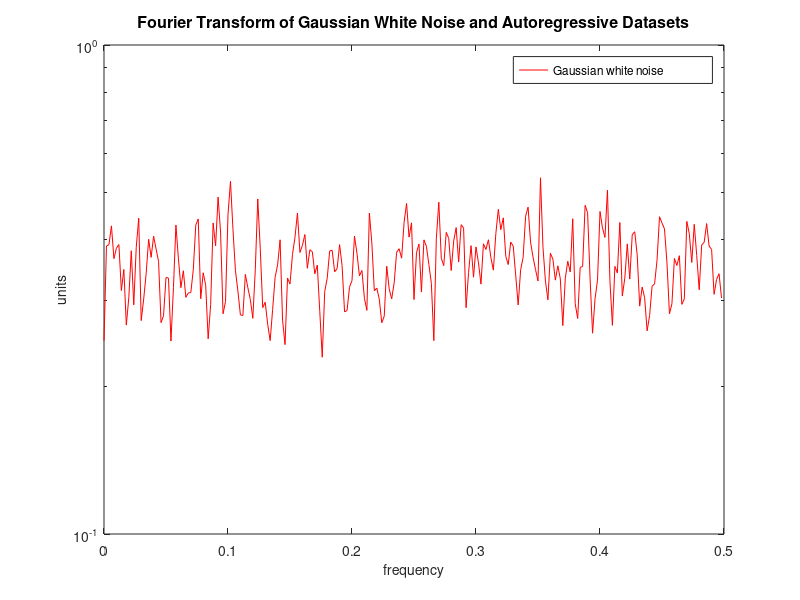

MATLAB code to generate this figure: (Note: this script raises an error after producing the figure.)
% file SIOC 221A HW 6
% 
% author Julia Dohner
%
% due date November 9, 2017

clear all; close all;

%% Evaluate whether using a 50% overlap modifies the degrees of freedom

% the issue I'm having is separating the windowing step (which in this case
% is multiplying by a hanning window) from the overlap step. I believe I
% first multiply by the window, then:
% Since the window attenuates teh impact of the edge of each segment, you
% can use segments that overlap (typically by 50%). This will give you
% (almost) twice as many segments, so instead of nu degrees of freedom, some larger
% number.
% TODO: figure out how to implement the overlapping data

% 10,000 is the number of datapoints we have
N = 500; % length of each chunk of data
M = 20; % number of segments splitting data into
%p = N/M; % datapoints per segment

%% %%%%%% Sarah's version %%%%%%

longVector = randn(N*M,1);
longVector_1 = reshape(longVector,N,M);
longVector_2 = longVector(N/2+1:length(longVector)-N/2,:);
longVector_2 = reshape(longVector_2,N,M-1);
longVector_3 = [longVector_1 longVector_2];

longVector_3 = detrend(longVector_3).*(hann(500)*ones(1,39));
longVector_3 = fft(longVector_3);
longVector_3amp = (abs(longVector_3(1:N/2+1,:)).^2)/N;
longVector_3amp = longVector_3amp(2:251,:);
longVector_3mean = mean(longVector_3amp, 2);
longVector_3mean = longVector_3mean';
frequency=(0:N/2-1)/N; % for N even

figure
semilogy(frequency,longVector_3mean, '-r')
xlabel('\fontsize{14}frequency')
ylabel('\fontsize{14}units')
title('\fontsize{16}Fourier Transform of Gaussian White Noise and Autoregressive Datasets')
legend('\fontsize{12}Gaussian white noise','Autoregressive data');


%% do this 200 times for Monte Carlo
%longVector_MC = randn(N*M,1,200);

for i=1:200
    longVector_MC(:,:,i) = randn(N*M,1); % 200 times one long vector
    longVector_MC1(:,:,i) = reshape(longVector_MC(:,:,i),N,M);
    longVector_MC2(:,:,i) = longVector_MC(N/2+1:(N*M)-N/2,:,i); % 200 times one long vector with 50% offset
    % bug in line below from dimension mismatch - how to reshape in 3d
    % matrices?
    longVector_MC2(:,:,i) = reshape(longVector_MC2(:,:,i),[N,M-1]); % 200 times reshaped vector with 50% offset
    %lonvector_MC3(:,:,i) = [longVector_MC1(:,:,i) longVector_MC2(:,:,i)];
end



%% 
%%%%%% my version %%%%%%

% create long column vector to be reshaped
longColumn = randn(N*200,1);
% creating first vector of segmented data (200 matrices of dims 500x20)
bigMatrix_1 = reshape(longColumn,p,200*M); 
% creating 50% offset matrix (room for bug on line below)
% removing first N/2 points and the last N/2 points
bigMatrix_2 = longColumn((N/2+1):length(longColumn),:); % taking values 250 onward from OG
first250 = longColumn(1:250,:);
bigMatrix_2 = [bigMatrix_2 ; first250]; % add on first 250 values of OG to the end of offset

% detrend, demean, and multiply by ones
% room for bug in ones dimensions
bigMatrix_1 = detrend(bigMatrix_1).*(hann(500)*ones(1,4000));
bigMatrix_2 = detrend(bigMatrix_2).*(hann(500)*ones(1,4000));

% compute fft of each matrix
bigMatrix_1 = fft(bigMatrix_1); 
bigMatrix_2 = fft(bigMatrix_2);

% calculate the amplitudes, include a normalization factor
bigMatrix_1amp=(abs(bigMatrix_1(1:p/2+1,:)).^2)/p; 
bigMatrix_1amp(2:p/2,:)=2*bigMatrix_1amp(2:p/2,:);
bigMatrix_1amp = bigMatrix_1amp(2:251,:); % dumping the mean
bigMatrix_2amp=(abs(bigMatrix_2(1:p/2+1,:)).^2)/p; 
bigMatrix_2amp(2:p/2,:)=2*bigMatrix_2amp(2:p/2,:);
bigMatrix_2amp = bigMatrix_2amp(2:251,:); % dumping the mean

% taking mean amplitudes across the rows
for i=1:20:4000 
    bigMatrix_1mean(:,floor(i/20)+1) = mean(bigMatrix_1amp(:,i:i+19),2);
    bigMatrix_2mean(:,floor(i/20)+1) = mean(bigMatrix_1amp(:,i:i+19),2);
end

%turn mean amplitude result into a column vector
bigMatrix_1pdf = bigMatrix_1mean(:);
bigMatrix_1pdf = sort(bigMatrix_1pdf,'descend'); 
err_low_data1 = prctile(bigMatrix_1pdf,0.025);
err_high_data1 = prctile(bigMatrix_1pdf,0.975);
ratio_monteCarlo_Gaussian1 = err_high_data1/err_low_data1;

%turn mean amplitude result into a column vector
bigMatrix_1pdf = bigMatrix_1mean(:);
bigMatrix_1pdf = sort(bigMatrix_1pdf,'descend'); 
err_low_data1 = prctile(bigMatrix_1pdf,0.025);
err_high_data1 = prctile(bigMatrix_1pdf,0.975);
ratio_monteCarlo_Gaussian1 = err_high_data1/err_low_data1;

bigMatrix_pdf_hist = histogram(bigMatrix_1pdf); %histogram just a way of visualizing, just need info from raw values (have it once sorted)

% Do the empirical error bars from the Monte Carlo process (calculate here
% via percentile ranges) match your expectations based on the number of
% segments you have available (calculated here via nu, errhi&errlow)?

% Does the use of overlapping segments reduce your effective degrees of
% freedom? Probably no...?

% If you won't window (don't mulitply by Hanning), does the use of
% overlapping segments reduce your effective degrees of freedom?
% Confused...

% Which of any of the tables appears to be more useful for the Hanning
% window (in terms of DOF)? Do you think the results would change if you
% considered red noise?

%% Compute a spectrum of the pressure data...
% ...that you used in problem sets 3 and 4.
